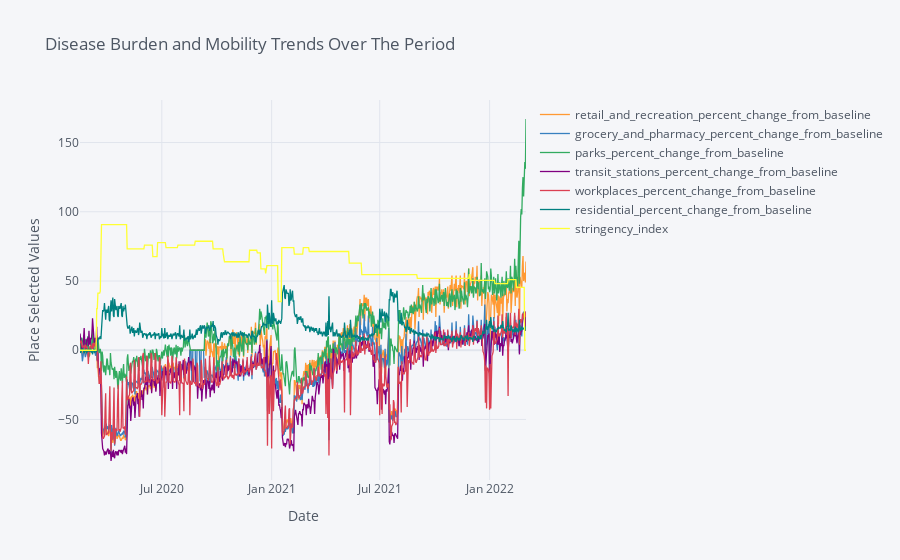
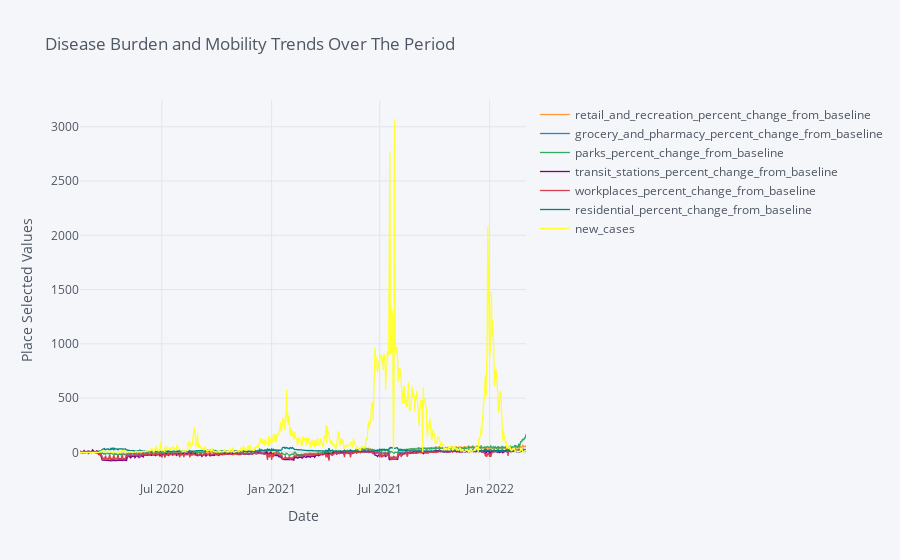
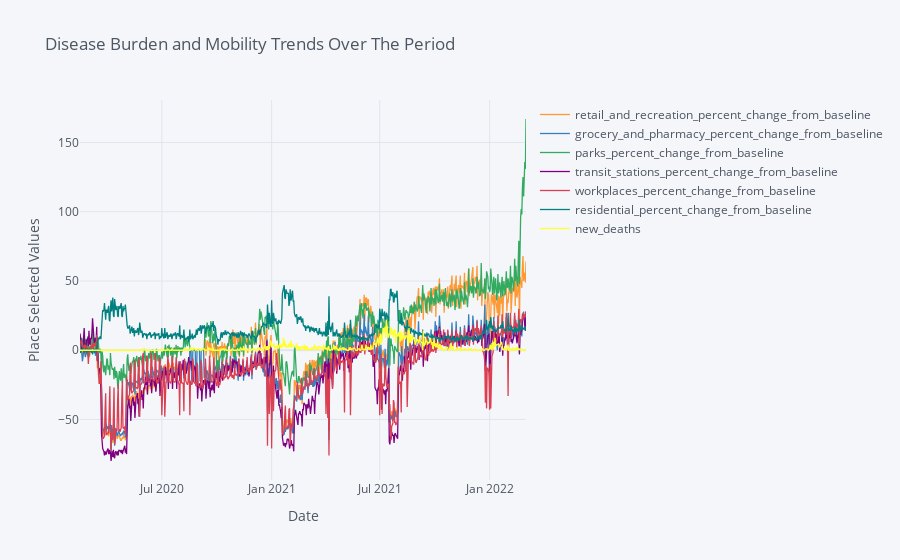

Notebook cell for these charts, in order:
### Code cell
# ploting the interactive plot of all places against each covid data and government measures
# using a for loop to iterate through each covid data
# The user can select place and time to observe its relationship with the covid data 

for i in df_gov_Cov_Incidences.columns:
    df_place_govMeasures[['retail_and_recreation_percent_change_from_baseline', 'grocery_and_pharmacy_percent_change_from_baseline',
              'parks_percent_change_from_baseline','transit_stations_percent_change_from_baseline',
              'workplaces_percent_change_from_baseline','residential_percent_change_from_baseline',i]].iplot(

        y=['retail_and_recreation_percent_change_from_baseline','grocery_and_pharmacy_percent_change_from_baseline',
          'parks_percent_change_from_baseline','transit_stations_percent_change_from_baseline',
           'workplaces_percent_change_from_baseline','residential_percent_change_from_baseline',i],
        mode='lines',

        opacity=0.8,
        size=8,
        symbol=0,
        xTitle='Date',
        yTitle='Place Selected Values',
        title='Disease Burden and Mobility Trends Over The Period')

### Figure 1 — Plotly figure (JSON) as saved in the notebook; plotly's stock layout.template omitted (floating-point values rounded to 4 significant figures; data arrays with more than 128 entries replaced by an {"elided": "..."} marker saying what was removed)
{"data": [{"line": {"color": "rgba(255, 153, 51, 1.0)", "dash": "solid", "shape": "linear", "width": 1.3}, "mode": "lines", "name": "retail_and_recreation_percent_change_from_baseline", "text": "", "type": "scatter", "x": {"elided": "748 str values"}, "y": {"elided": "748 int values"}}, {"line": {"color": "rgba(55, 128, 191, 1.0)", "dash": "solid", "shape": "linear", "width": 1.3}, "mode": "lines", "name": "grocery_and_pharmacy_percent_change_from_baseline", "text": "", "type": "scatter", "x": {"elided": "748 str values"}, "y": {"elided": "748 int values"}}, {"line": {"color": "rgba(50, 171, 96, 1.0)", "dash": "solid", "shape": "linear", "width": 1.3}, "mode": "lines", "name": "parks_percent_change_from_baseline", "text": "", "type": "scatter", "x": {"elided": "748 str values"}, "y": {"elided": "748 int values"}}, {"line": {"color": "rgba(128, 0, 128, 1.0)", "dash": "solid", "shape": "linear", "width": 1.3}, "mode": "lines", "name": "transit_stations_percent_change_from_baseline", "text": "", "type": "scatter", "x": {"elided": "748 str values"}, "y": {"elided": "748 int values"}}, {"line": {"color": "rgba(219, 64, 82, 1.0)", "dash": "solid", "shape": "linear", "width": 1.3}, "mode": "lines", "name": "workplaces_percent_change_from_baseline", "text": "", "type": "scatter", "x": {"elided": "748 str values"}, "y": {"elided": "748 int values"}}, {"line": {"color": "rgba(0, 128, 128, 1.0)", "dash": "solid", "shape": "linear", "width": 1.3}, "mode": "lines", "name": "residential_percent_change_from_baseline", "text": "", "type": "scatter", "x": {"elided": "748 str values"}, "y": {"elided": "748 int values"}}, {"line": {"color": "rgba(255, 255, 51, 1.0)", "dash": "solid", "shape": "linear", "width": 1.3}, "mode": "lines", "name": "stringency_index", "text": "", "type": "scatter", "x": {"elided": "748 str values"}, "y": {"elided": "748 float values"}}], "layout": {"legend": {"bgcolor": "#F5F6F9", "font": {"color": "#4D5663"}}, "paper_bgcolor": "#F5F6F9", "plot_bgcolor": "#F5F6F9", "title": {"font": {"color": "#4D5663"}, "text": "Disease Burden and Mobility Trends Over The Period"}, "xaxis": {"gridcolor": "#E1E5ED", "showgrid": true, "tickfont": {"color": "#4D5663"}, "title": {"font": {"color": "#4D5663"}, "text": "Date"}, "zerolinecolor": "#E1E5ED"}, "yaxis": {"gridcolor": "#E1E5ED", "showgrid": true, "tickfont": {"color": "#4D5663"}, "title": {"font": {"color": "#4D5663"}, "text": "Place Selected Values"}, "zerolinecolor": "#E1E5ED"}}}

### Figure 2 — Plotly figure (JSON) as saved in the notebook; plotly's stock layout.template omitted (floating-point values rounded to 4 significant figures; data arrays with more than 128 entries replaced by an {"elided": "..."} marker saying what was removed)
{"data": [{"line": {"color": "rgba(255, 153, 51, 1.0)", "dash": "solid", "shape": "linear", "width": 1.3}, "mode": "lines", "name": "retail_and_recreation_percent_change_from_baseline", "text": "", "type": "scatter", "x": {"elided": "748 str values"}, "y": {"elided": "748 int values"}}, {"line": {"color": "rgba(55, 128, 191, 1.0)", "dash": "solid", "shape": "linear", "width": 1.3}, "mode": "lines", "name": "grocery_and_pharmacy_percent_change_from_baseline", "text": "", "type": "scatter", "x": {"elided": "748 str values"}, "y": {"elided": "748 int values"}}, {"line": {"color": "rgba(50, 171, 96, 1.0)", "dash": "solid", "shape": "linear", "width": 1.3}, "mode": "lines", "name": "parks_percent_change_from_baseline", "text": "", "type": "scatter", "x": {"elided": "748 str values"}, "y": {"elided": "748 int values"}}, {"line": {"color": "rgba(128, 0, 128, 1.0)", "dash": "solid", "shape": "linear", "width": 1.3}, "mode": "lines", "name": "transit_stations_percent_change_from_baseline", "text": "", "type": "scatter", "x": {"elided": "748 str values"}, "y": {"elided": "748 int values"}}, {"line": {"color": "rgba(219, 64, 82, 1.0)", "dash": "solid", "shape": "linear", "width": 1.3}, "mode": "lines", "name": "workplaces_percent_change_from_baseline", "text": "", "type": "scatter", "x": {"elided": "748 str values"}, "y": {"elided": "748 int values"}}, {"line": {"color": "rgba(0, 128, 128, 1.0)", "dash": "solid", "shape": "linear", "width": 1.3}, "mode": "lines", "name": "residential_percent_change_from_baseline", "text": "", "type": "scatter", "x": {"elided": "748 str values"}, "y": {"elided": "748 int values"}}, {"line": {"color": "rgba(255, 255, 51, 1.0)", "dash": "solid", "shape": "linear", "width": 1.3}, "mode": "lines", "name": "new_cases", "text": "", "type": "scatter", "x": {"elided": "748 str values"}, "y": {"elided": "748 int values"}}], "layout": {"legend": {"bgcolor": "#F5F6F9", "font": {"color": "#4D5663"}}, "paper_bgcolor": "#F5F6F9", "plot_bgcolor": "#F5F6F9", "title": {"font": {"color": "#4D5663"}, "text": "Disease Burden and Mobility Trends Over The Period"}, "xaxis": {"gridcolor": "#E1E5ED", "showgrid": true, "tickfont": {"color": "#4D5663"}, "title": {"font": {"color": "#4D5663"}, "text": "Date"}, "zerolinecolor": "#E1E5ED"}, "yaxis": {"gridcolor": "#E1E5ED", "showgrid": true, "tickfont": {"color": "#4D5663"}, "title": {"font": {"color": "#4D5663"}, "text": "Place Selected Values"}, "zerolinecolor": "#E1E5ED"}}}

### Figure 3 — Plotly figure (JSON) as saved in the notebook; plotly's stock layout.template omitted (floating-point values rounded to 4 significant figures; data arrays with more than 128 entries replaced by an {"elided": "..."} marker saying what was removed)
{"data": [{"line": {"color": "rgba(255, 153, 51, 1.0)", "dash": "solid", "shape": "linear", "width": 1.3}, "mode": "lines", "name": "retail_and_recreation_percent_change_from_baseline", "text": "", "type": "scatter", "x": {"elided": "748 str values"}, "y": {"elided": "748 int values"}}, {"line": {"color": "rgba(55, 128, 191, 1.0)", "dash": "solid", "shape": "linear", "width": 1.3}, "mode": "lines", "name": "grocery_and_pharmacy_percent_change_from_baseline", "text": "", "type": "scatter", "x": {"elided": "748 str values"}, "y": {"elided": "748 int values"}}, {"line": {"color": "rgba(50, 171, 96, 1.0)", "dash": "solid", "shape": "linear", "width": 1.3}, "mode": "lines", "name": "parks_percent_change_from_baseline", "text": "", "type": "scatter", "x": {"elided": "748 str values"}, "y": {"elided": "748 int values"}}, {"line": {"color": "rgba(128, 0, 128, 1.0)", "dash": "solid", "shape": "linear", "width": 1.3}, "mode": "lines", "name": "transit_stations_percent_change_from_baseline", "text": "", "type": "scatter", "x": {"elided": "748 str values"}, "y": {"elided": "748 int values"}}, {"line": {"color": "rgba(219, 64, 82, 1.0)", "dash": "solid", "shape": "linear", "width": 1.3}, "mode": "lines", "name": "workplaces_percent_change_from_baseline", "text": "", "type": "scatter", "x": {"elided": "748 str values"}, "y": {"elided": "748 int values"}}, {"line": {"color": "rgba(0, 128, 128, 1.0)", "dash": "solid", "shape": "linear", "width": 1.3}, "mode": "lines", "name": "residential_percent_change_from_baseline", "text": "", "type": "scatter", "x": {"elided": "748 str values"}, "y": {"elided": "748 int values"}}, {"line": {"color": "rgba(255, 255, 51, 1.0)", "dash": "solid", "shape": "linear", "width": 1.3}, "mode": "lines", "name": "new_deaths", "text": "", "type": "scatter", "x": {"elided": "748 str values"}, "y": {"elided": "748 int values"}}], "layout": {"legend": {"bgcolor": "#F5F6F9", "font": {"color": "#4D5663"}}, "paper_bgcolor": "#F5F6F9", "plot_bgcolor": "#F5F6F9", "title": {"font": {"color": "#4D5663"}, "text": "Disease Burden and Mobility Trends Over The Period"}, "xaxis": {"gridcolor": "#E1E5ED", "showgrid": true, "tickfont": {"color": "#4D5663"}, "title": {"font": {"color": "#4D5663"}, "text": "Date"}, "zerolinecolor": "#E1E5ED"}, "yaxis": {"gridcolor": "#E1E5ED", "showgrid": true, "tickfont": {"color": "#4D5663"}, "title": {"font": {"color": "#4D5663"}, "text": "Place Selected Values"}, "zerolinecolor": "#E1E5ED"}}}
